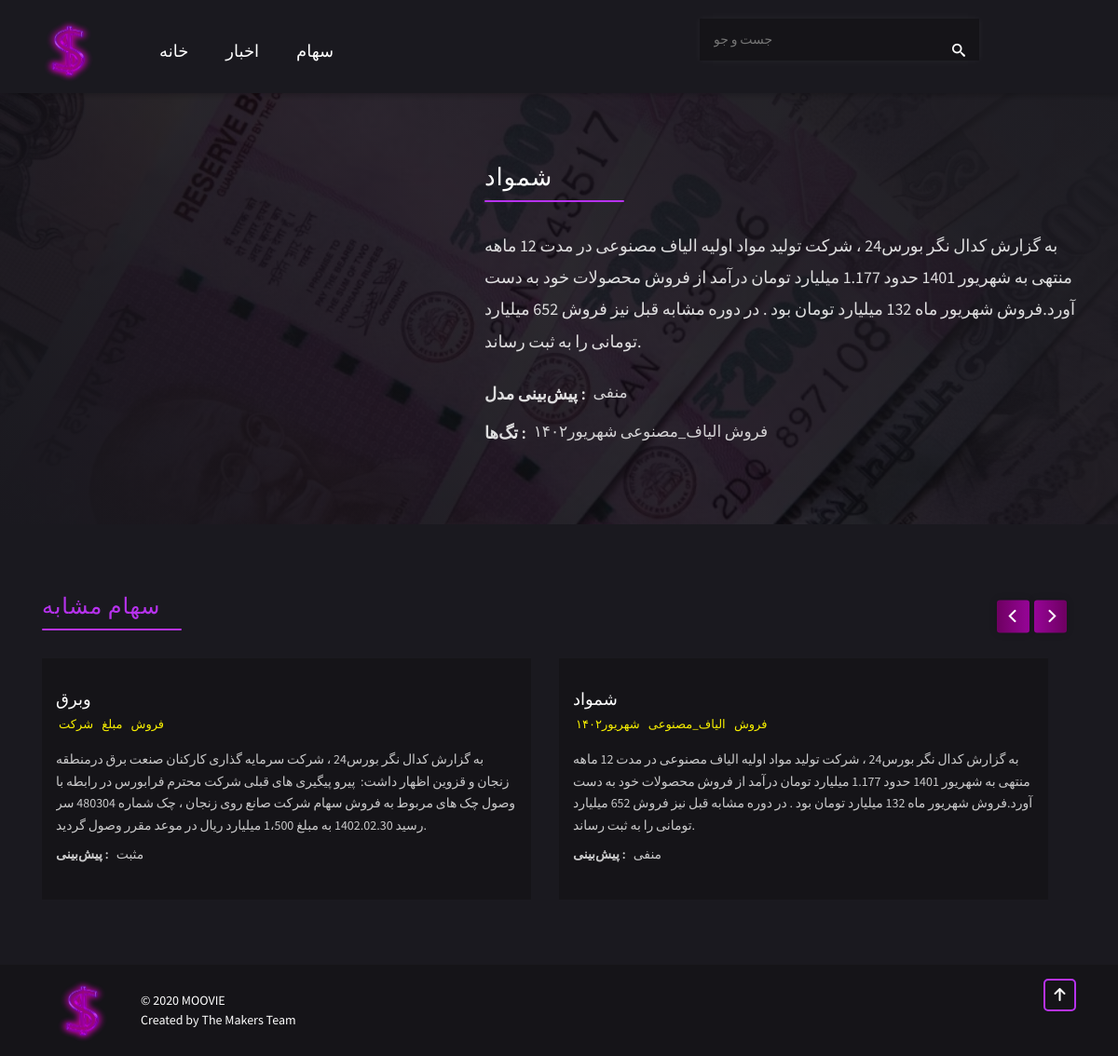
Page /movie_id/139408/ on the committed database.
### movies/models.py (models this page shows)
class Movie(models.Model):
    title = models.CharField(max_length=100)
    budget = models.PositiveIntegerField(default=300)
    genres = models.TextField()
    language = models.CharField(max_length=2, default='en')
    overview = models.TextField()
    companies = models.TextField(default='aa')
    countries = models.TextField(default='dd')
    release_date = models.DateField(auto_now_add=True)
    revenue = models.PositiveIntegerField(default=22)
    runtime = models.FloatField(default=11)
    vote_average = models.FloatField()
    vote_count = models.PositiveIntegerField(default=11)
    poster = models.TextField()

### movies/views.py (the view)
# urls.py: url(r'^api/Movie/(\d*)', views.movie_details, name='movie_detail'),
def movie_detail(request, movie_id):
    movie_data = movie_details(request, str(movie_id))
    movie_detail = json.loads(movie_data.rendered_content.decode('utf8'))
    sugges_genre = movie_detail['genres'][0]
    data = all_genres(request, sugges_genre)
    genres_data_raw = json.loads(data.rendered_content.decode('utf8'))
    movies = []
    for id in genres_data_raw['movie_ids'][:10]:
        movie_data = movie_details(request, str(id))
        movies.append(json.loads(movie_data.rendered_content.decode('utf8')))
    context = {'movie': movie_detail,
               'related_movies': movies, 'genre': sugges_genre}
    return render(request, 'movie-detail.html', context=context)

### movies/templates/movie-detail.html (shortened to what this page needs)
{% load static %}
<!DOCTYPE html>
<html lang="en">
<head>
    <link rel="stylesheet" href="{% static 'css/bootstrap.min.css' %}">
    <link rel="stylesheet" href="{% static 'css/flickity.css' %}">
    <link rel="stylesheet" href="{% static 'sass/main.css' %}">
</head>
<body>
    <header class="header">
        <div class="container">
            <div class="row">
                <div class="header__logo">
                    <a href="{% url 'home' %}">
                        <img src="{% static 'img/Logo.png' %}" alt="MOOVIE">
                    </a>
                </div>
                <div class="col-lg-6 header__menu">
                    <ul>
                        <li class="header__menu-item "><a href="{% url 'home' %}">خانه</a></li>
                        <li class="header__menu-item "><a href="{% url 'movie_list' type='rand' %}">اخبار</a></li>
                        <li class="header__menu-item "><a href="{% url 'genres' %}">سهام</a></li>
                    </ul>
                </div>
                <div class="col-lg-4 header__search">
                    <form action="{% url 'home' %}" method="POST">
                        <div class="header__search-container">
                            <input type="text" name="search" id="" placeholder="جست و جو">
                            <i class="moovie moovie-search"></i>
                        </div>
                    </form>
                </div>
            </div>
        </div>
    </header>
    <div class="section movie-detail">
        <div class="container">
            <div class="row">
                <div class="col-5 movie-detail__pic">
                </div>
                <div class="col-7 section-with-title ">
                    <div class="section-with-title__title movie-detail__name">
                        {{movie.title}}
                    </div>
                    <p class="movie-detail__movie-about">
                        {{movie.overview}}
                    </p>
                    <div class="movie-detail__label">
                        <span class="label">پیش‌بینی مدل :</span>
                        {% if movie.vote_average > 5 %}
                            <span class="data"> مثبت </span>
                        {% elif movie.vote_average %}
                            <span class="data"> منفی </span>
                        {% endif %}
                    </div>
                    <div class="movie-detail__label">
                        <span class="label">تگ‌ها :</span>
                        <span class="data">
                            <ul class="movie-detail__genres-list">
                                <li>
                                {% for genre in movie.genres %}
                                    <a href="{% url 'movie_list' type=genre %}">{{genre}}</a>
                                {% endfor %}
                                </li>
                            </ul>
                        </span>
                    </div>
                </div>
            </div>
        </div>
    </div>
<div class="section suggestion-slider">
        <div class="container">
            <div class="row">
                <div class="col-12 section-with-title ">
                    <div class="section-with-title__title">
                        <span>سهام مشابه</span>
                    </div>
                    <div class="slider suggestion-slider__slider">
                        <div class="carousel" data-flickity='{  "wrapAround": true, "pageDots" : false,
                        "rightToLeft": false, "cellAlign": "left" ,  "contain": true , "imageLoaded" : true }'>
                                {%for movie in related_movies%}
                                <div class="carousel-cell movie-item">
                                    <div class="movie-item--link">
                                            <a href="{% url 'movie_detail' movie_id=movie.id %}" class="cover-link"></a>
                                            <div class="movie-item__overlay">
                                                <a href="{% url 'movie_detail' movie_id=movie.id %}" class="movie-item__title">{{movie.title}}</a>
                                                <ul class="movie-item__genre-list">
                                                    <li class="movie-item__genre">
                                                        {% for genre in movie.genres %}
                                                            <a href="{% url 'movie_list' type=genre %}">{{genre}}</a>
                                                        {% endfor %}
                                                    </li>
                                                </ul>
                                                <p class="movie-item__movie-about">
                                                    {{movie.overview}}
                                                </p>
                                                <div class="movie-item__label">
                                                    <span class="label">پیش‌بینی :</span>
                                                    {% if movie.vote_average > 1 %}
                                                    <span class="data"> مثبت </span>
                                                    {% elif movie.vote_average %}
                                                    <span class="data"> منفی </span>
                                                    {% endif %}
                                                </div>
                                            </div>
                                    </div>
                                </div>
                            {%endfor%}
                            </div>
                        </div>
                    </div>
                </div>
            </div>
        </div>
    <footer class="footer">
        <div class="container">
            <div class="row">
                <div class="col-9 footer__about">
                    <div class="footer__logo">
                        <a href="{% url 'home' %}">
                            <img src="{% static 'img/Logo.png' %}" alt="MOOVIE">
                        </a>
                    </div>
                    <div class="footer__about-content">
                        <span>&copy; 2020 MOOVIE</span>
                        <span>Created by The Makers Team</span>
                    </div>
                </div>
                <div class="col-3 footer__go-top">
                    <button class="go-top" onclick="$('html, body').animate({scrollTop:0},'100');"><i
                            class="moovie moovie-arrow-up"></i></button>
                </div>
            </div>
        </div>
    </footer>
</body>
</html>

### static/css/flickity.css (style rules this page uses)
.flickity-enabled { position: relative; }
.flickity-enabled.is-draggable { -webkit-tap-highlight-color: transparent; -webkit-user-select: none; -moz-user-select: none; -ms-user-select: none; user-select: none; }

### rows in the picture
Movie: title "شمواد", overview "به گزارش کدال نگر بورس24 ، شرکت تولید مواد اولیه الیاف مصنوعی در مدت 12 ماهه منتهی به شهریور 1401 حدود 1.177 میلیارد تومان درآمد از فروش محصولات خود به دست آورد.فروش شهریور ماه 132 میلیارد تومان بود . در دوره مشابه قبل نیز فروش 652 میلیارد تومانی را به ثبت رساند.", genres "فروش" "الیاف_مصنوعی" "شهریور۱۴۰۲", shows "منفی"
Movie: title "وبرق", genres "فروش" "مبلغ" "شرکت", overview "به گزارش کدال نگر بورس24 ، شرکت سرمایه گذاری کارکنان صنعت برق درمنطقه زنجان و قزوین اظهار داشت: پیرو پیگیری های قبلی شرکت محترم فرابورس در رابطه با وصول چک های مربوط به فروش سهام شرکت صانع روی زنجان ، چک شماره 480304 سر رسید 1402.02.30 به مبلغ 1،500 میلیارد ریال در موعد مقرر وصول گردید.", shows "مثبت"

### other values in the picture
{{ genre }} "فروش" "الیاف_مصنوعی" "شهریور۱۴۰۲"
